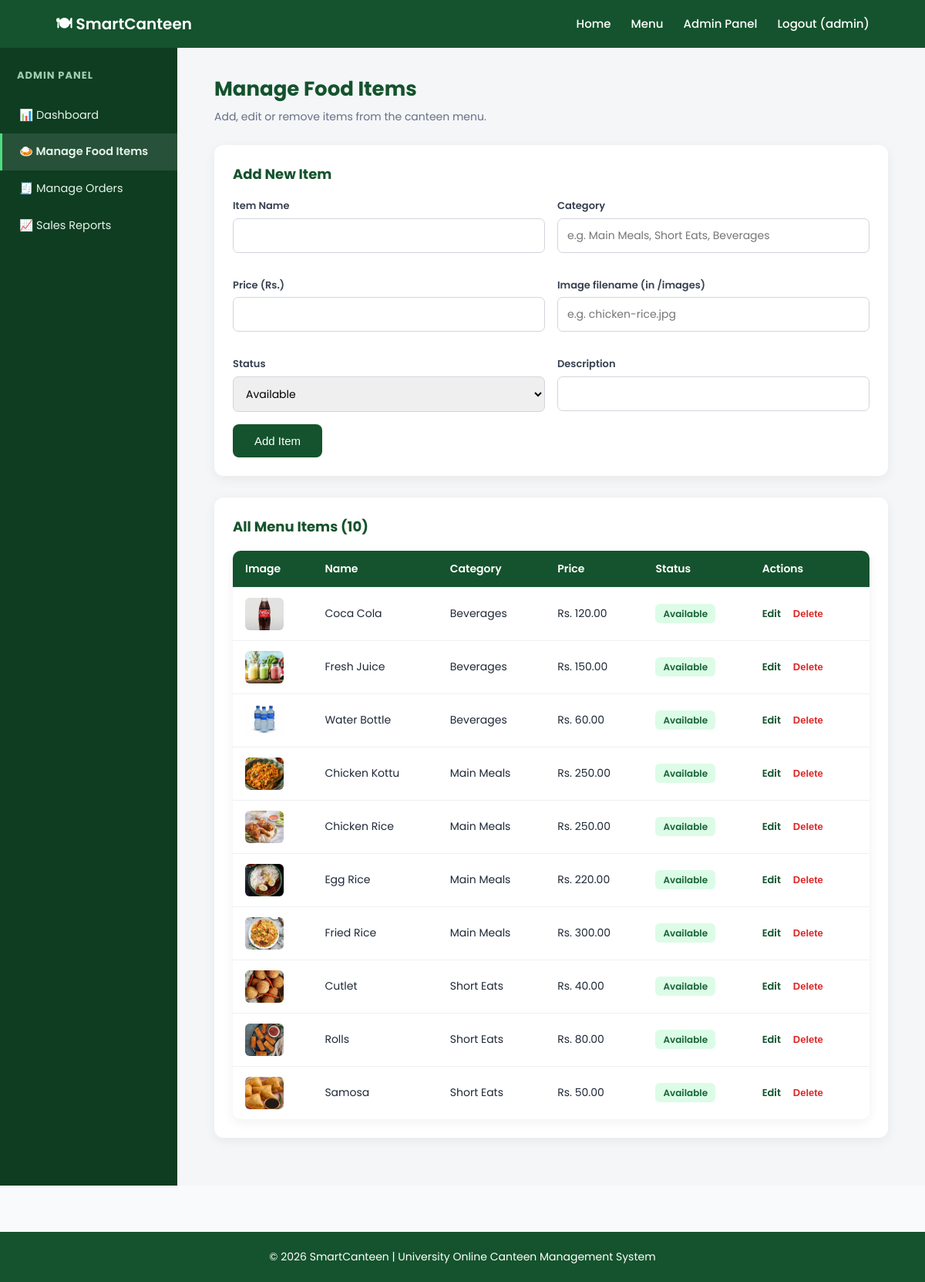
/admin/manage_items.php (signed in), run on the app's committed database.
### tables this page shows
CREATE TABLE IF NOT EXISTS food_items (
    id INT AUTO_INCREMENT PRIMARY KEY,
    name VARCHAR(100) NOT NULL,
    description VARCHAR(255) DEFAULT '',
    price DECIMAL(10,2) NOT NULL,
    category VARCHAR(50) NOT NULL DEFAULT 'Main',
    image VARCHAR(255) DEFAULT '',
    status ENUM('available', 'unavailable') NOT NULL DEFAULT 'available',
    created_at TIMESTAMP DEFAULT CURRENT_TIMESTAMP
);

### includes/auth.php (called while the page is built, shortened)
<?php
function h(?string $value): string {
    return htmlspecialchars($value ?? '', ENT_QUOTES, 'UTF-8');
}

### admin/manage_items.php (the view, shortened to what this page needs)
<?php
require_once '../includes/db.php';
require_once '../includes/auth.php';
$editItem = null;
$allItems = $conn->query("SELECT * FROM food_items ORDER BY category, name")->fetchAll();
?>
<!DOCTYPE html>
<html lang="en">
<head>
<link rel="stylesheet" href="../css/style.css">
<link rel="stylesheet" href="../css/admin.css">
</head>
<body>
<?php include '../includes/header.php'; ?>
<div class="admin-wrap">
    <?php include '../includes/admin_sidebar.php'; ?>
    <main class="admin-main">
        <h1>Manage Food Items</h1>
        <p class="subtitle">Add, edit or remove items from the canteen menu.</p>
        <div class="admin-panel">
            <h2><?= $editItem ? 'Edit Item' : 'Add New Item' ?></h2>
            <form method="POST" action="manage_items.php">
                <div class="two-col-form">
                    <div class="form-group">
                        <label>Item Name</label>
                        <input type="text" name="name" required value="<?= h($editItem['name'] ?? '') ?>">
                    </div>
                    <div class="form-group">
                        <label>Category</label>
                        <input type="text" name="category" required placeholder="e.g. Main Meals, Short Eats, Beverages"
                               value="<?= h($editItem['category'] ?? '') ?>">
                    </div>
                    <div class="form-group">
                        <label>Price (Rs.)</label>
                        <input type="number" step="0.01" min="0" name="price" required
                               value="<?= $editItem['price'] ?? '' ?>">
                    </div>
                    <div class="form-group">
                        <label>Image filename (in /images)</label>
                        <input type="text" name="image" placeholder="e.g. chicken-rice.jpg"
                               value="<?= h($editItem['image'] ?? '') ?>">
                    </div>
                    <div class="form-group">
                        <label>Status</label>
                        <select name="status">
                            <option value="available" <?= (($editItem['status'] ?? 'available') === 'available') ? 'selected' : '' ?>>Available</option>
                        </select>
                    </div>
                    <div class="form-group">
                        <label>Description</label>
                        <input type="text" name="description" value="<?= h($editItem['description'] ?? '') ?>">
                    </div>
                </div>
                <button type="submit" class="btn"><?= $editItem ? 'Update Item' : 'Add Item' ?></button>
            </form>
        </div>
        <div class="admin-panel">
            <h2>All Menu Items (<?= count($allItems) ?>)</h2>
            <table class="data-table">
                <thead>
                    <tr><th>Image</th><th>Name</th><th>Category</th><th>Price</th><th>Status</th><th>Actions</th></tr>
                </thead>
                <tbody>
                    <?php foreach ($allItems as $item): ?>
                        <tr>
                            <td><img class="thumb" src="../images/<?= h($item['image']) ?: 'header.jpg' ?>" alt=""></td>
                            <td><?= h($item['name']) ?></td>
                            <td><?= h($item['category']) ?></td>
                            <td>Rs. <?= number_format($item['price'], 2) ?></td>
                            <td>
                                <span class="badge-<?= $item['status'] ?>"><?= h(ucfirst($item['status'])) ?></span>
                            </td>
                            <td class="action-links">
                                <a href="manage_items.php?edit=<?= (int)$item['id'] ?>">Edit</a>
                                <form method="POST" action="manage_items.php" style="display:inline;"
                                      onsubmit="return confirm('Delete this item permanently?');">
                                    <button type="submit" class="danger">Delete</button>
                                </form>
                            </td>
                        </tr>
                    <?php endforeach; ?>
                </tbody>
            </table>
        </div>
    </main>
</div>
<?php include '../includes/footer.php'; ?>
</body>
</html>

### css/style.css (style rules this page uses)
* { margin: 0; padding: 0; box-sizing: border-box; }
body { font-family: 'Poppins', sans-serif; background: #f8fafc; color: #1f2937; line-height: 1.5; }
a { color: inherit; }
img { max-width: 100%; display: block; }
.btn { display: inline-block; background: #14532D; color: white; padding: 13px 28px; border-radius: 8px; text-decoration: none; border: none; font-size: 15px; font-weight: 500; cursor: pointer; transition: background .2s ease; }
.form-group { margin-bottom: 16px; }
.form-group label { display: block; font-size: 13px; font-weight: 600; color: #374151; margin-bottom: 6px; }
.form-group input, .form-group select, .form-group textarea { width: 100%; padding: 11px 12px; border: 1px solid #d1d5db; border-radius: 7px; font-family: inherit; font-size: 14px; }
table.data-table { width: 100%; border-collapse: collapse; background: white; border-radius: 10px; overflow: hidden; box-shadow: 0 4px 15px rgba(0,0,0,.06); }
table.data-table th, table.data-table td { padding: 13px 16px; text-align: left; font-size: 14px; border-bottom: 1px solid #eef0f2; }
table.data-table th { background: #14532D; color: white; font-weight: 600; }
table.data-table tr:last-child td { border-bottom: none; }

### css/admin.css (style rules this page uses)
.admin-wrap { display: flex; min-height: calc(100vh - 130px); }
.admin-main { flex: 1; padding: 34px 4%; background: #f4f6f8; }
.admin-main h1 { color: #14532D; font-size: 26px; margin-bottom: 6px; }
.admin-main .subtitle { color: #667085; margin-bottom: 26px; font-size: 14px; }
.admin-panel { background: white; border-radius: 12px; padding: 24px; box-shadow: 0 4px 15px rgba(0,0,0,.06); margin-bottom: 28px; }
.admin-panel h2 { color: #14532D; font-size: 18px; margin-bottom: 18px; }
.data-table img.thumb { width: 50px; height: 42px; object-fit: cover; border-radius: 6px; }
.badge-available { background:#dcfce7; color:#166534; padding:4px 10px; border-radius:6px; font-size:12px; font-weight:600; }
.action-links a, .action-links button { font-size: 13px; text-decoration: none; color: #14532D; font-weight: 600; margin-right: 12px; background: none; border: none; cursor: pointer; padding: 0; }
.action-links .danger { color: #dc2626; }
.two-col-form { display: grid; grid-template-columns: 1fr 1fr; gap: 16px; }

### data on the page
food_items: image (picture), name "Coca Cola", category "Beverages", price "120.00", status "Available"
food_items: image (picture), name "Fresh Juice", category "Beverages", price "150.00", status "Available"
food_items: image (picture), name "Water Bottle", category "Beverages", price "60.00", status "Available"
food_items: image (picture), name "Chicken Kottu", category "Main Meals", price "250.00", status "Available"
food_items: image (picture), name "Chicken Rice", category "Main Meals", price "250.00", status "Available"
food_items: image (picture), name "Egg Rice", category "Main Meals", price "220.00", status "Available"
food_items: image (picture), name "Fried Rice", category "Main Meals", price "300.00", status "Available"
food_items: image (picture), name "Cutlet", category "Short Eats", price "40.00", status "Available"
food_items: image (picture), name "Rolls", category "Short Eats", price "80.00", status "Available"
food_items: image (picture), name "Samosa", category "Short Eats", price "50.00", status "Available"

### other printed values
$_SESSION['username'] "admin"
count($allItems) "10"
